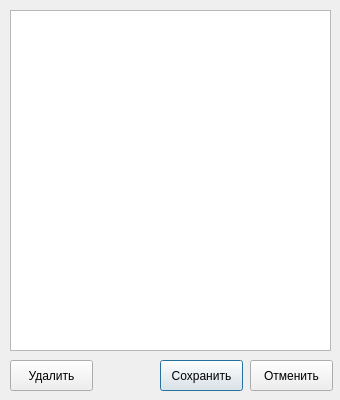
<?xml version="1.0" encoding="UTF-8"?>
<ui version="4.0">
 <class>EditDialog</class>
 <widget class="QDialog" name="EditDialog">
  <property name="geometry">
   <rect>
    <x>0</x>
    <y>0</y>
    <width>340</width>
    <height>400</height>
   </rect>
  </property>
  <property name="minimumSize">
   <size>
    <width>340</width>
    <height>400</height>
   </size>
  </property>
  <property name="maximumSize">
   <size>
    <width>340</width>
    <height>400</height>
   </size>
  </property>
  <property name="windowTitle">
   <string>Dialog</string>
  </property>
  <property name="modal">
   <bool>true</bool>
  </property>
  <widget class="QListView" name="editView">
   <property name="geometry">
    <rect>
     <x>10</x>
     <y>10</y>
     <width>321</width>
     <height>341</height>
    </rect>
   </property>
   <property name="contextMenuPolicy">
    <enum>Qt::NoContextMenu</enum>
   </property>
   <property name="selectionMode">
    <enum>QAbstractItemView::ContiguousSelection</enum>
   </property>
   <property name="selectionBehavior">
    <enum>QAbstractItemView::SelectRows</enum>
   </property>
  </widget>
  <widget class="QPushButton" name="accept">
   <property name="geometry">
    <rect>
     <x>160</x>
     <y>360</y>
     <width>83</width>
     <height>31</height>
    </rect>
   </property>
   <property name="text">
    <string>Сохранить</string>
   </property>
  </widget>
  <widget class="QPushButton" name="decline">
   <property name="geometry">
    <rect>
     <x>250</x>
     <y>360</y>
     <width>83</width>
     <height>31</height>
    </rect>
   </property>
   <property name="text">
    <string>Отменить</string>
   </property>
  </widget>
  <widget class="QPushButton" name="deleteItem">
   <property name="geometry">
    <rect>
     <x>10</x>
     <y>360</y>
     <width>83</width>
     <height>31</height>
    </rect>
   </property>
   <property name="text">
    <string>Удалить</string>
   </property>
  </widget>
 </widget>
 <resources/>
 <connections/>
</ui>
